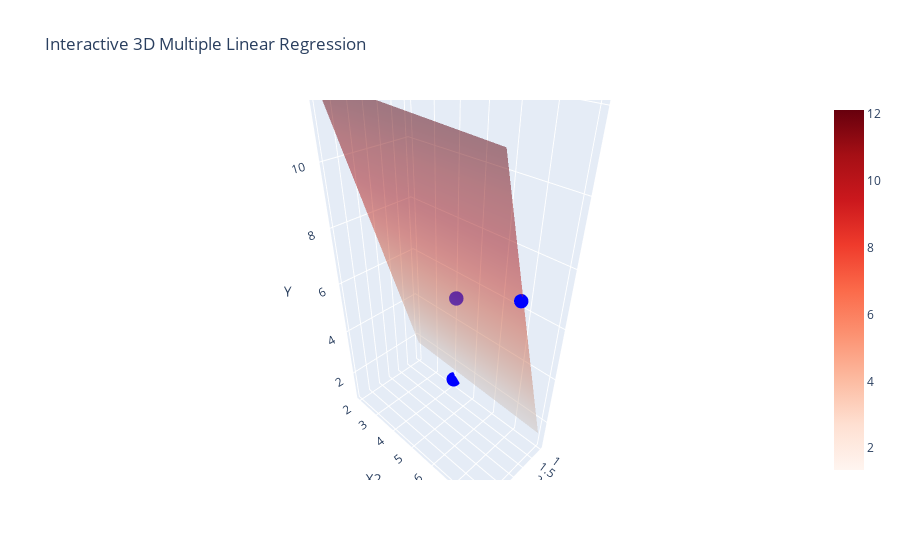

Source (notebook cell):
### Code cell
# Plot for 3D case (when there are two independent variables)
if X.shape[1] == 3:
    x1_range = np.linspace(min(X[:, 1]), max(X[:, 1]), 10)
    x2_range = np.linspace(min(X[:, 2]), max(X[:, 2]), 10)
    x1_grid, x2_grid = np.meshgrid(x1_range, x2_range)
    y_grid = beta[0] + beta[1] * x1_grid + beta[2] * x2_grid
    
    fig = go.Figure()
    
    # Add actual data points
    fig.add_trace(go.Scatter3d(
        x=X[:, 1], y=X[:, 2], z=Y.flatten(),
        mode='markers',
        marker=dict(size=5, color='blue'),
        name='Actual Values'
    ))
    
    # Add regression plane
    fig.add_trace(go.Surface(
        x=x1_range, y=x2_range, z=y_grid,
        colorscale='reds', opacity=0.5,
        name='Regression Plane'
    ))
    
    fig.update_layout(
        scene=dict(
            xaxis_title='X1',
            yaxis_title='X2',
            zaxis_title='Y'
        ),
        title='Interactive 3D Multiple Linear Regression'
    )
    
    fig.show()

# Print results
print("Coefficients (Beta):\n", beta)
print("Predicted Y values:\n", Y_pred)

### Figure 1 — Plotly figure (JSON) as saved in the notebook; plotly's stock layout.template omitted (floating-point values rounded to 4 significant figures)
{"data": [{"marker": {"color": "blue", "size": 5}, "mode": "markers", "name": "Actual Values", "type": "scatter3d", "x": [1, 2, 3, 4], "y": [4, 5, 8, 2], "z": [1, 6, 8, 12]}, {"colorscale": [[0, "rgb(255,245,240)"], [0.125, "rgb(254,224,210)"], [0.25, "rgb(252,187,161)"], [0.375, "rgb(252,146,114)"], [0.5, "rgb(251,106,74)"], [0.625, "rgb(239,59,44)"], [0.75, "rgb(203,24,29)"], [0.875, "rgb(165,15,21)"], [1, "rgb(103,0,13)"]], "name": "Regression Plane", "opacity": 0.5, "type": "surface", "x": [1, 1.333, 1.667, 2, 2.333, 2.667, 3, 3.333, 3.667, 4], "y": [2, 2.667, 3.333, 4, 4.667, 5.333, 6, 6.667, 7.333, 8], "z": [[1.675, 2.836, 3.997, 5.158, 6.32, 7.481, 8.642, 9.803, 10.96, 12.13], [1.638, 2.8, 3.961, 5.122, 6.283, 7.444, 8.606, 9.767, 10.93, 12.09], [1.602, 2.763, 3.924, 5.086, 6.247, 7.408, 8.569, 9.73, 10.89, 12.05], [1.566, 2.727, 3.888, 5.049, 6.21, 7.372, 8.533, 9.694, 10.86, 12.02], [1.529, 2.69, 3.852, 5.013, 6.174, 7.335, 8.496, 9.658, 10.82, 11.98], [1.493, 2.654, 3.815, 4.976, 6.138, 7.299, 8.46, 9.621, 10.78, 11.94], [1.456, 2.617, 3.779, 4.94, 6.101, 7.262, 8.423, 9.585, 10.75, 11.91], [1.42, 2.581, 3.742, 4.903, 6.065, 7.226, 8.387, 9.548, 10.71, 11.87], [1.383, 2.545, 3.706, 4.867, 6.028, 7.189, 8.351, 9.512, 10.67, 11.83], [1.347, 2.508, 3.669, 4.831, 5.992, 7.153, 8.314, 9.475, 10.64, 11.8]]}], "layout": {"scene": {"xaxis": {"title": {"text": "X1"}}, "yaxis": {"title": {"text": "X2"}}, "zaxis": {"title": {"text": "Y"}}}, "title": {"text": "Interactive 3D Multiple Linear Regression"}}}
